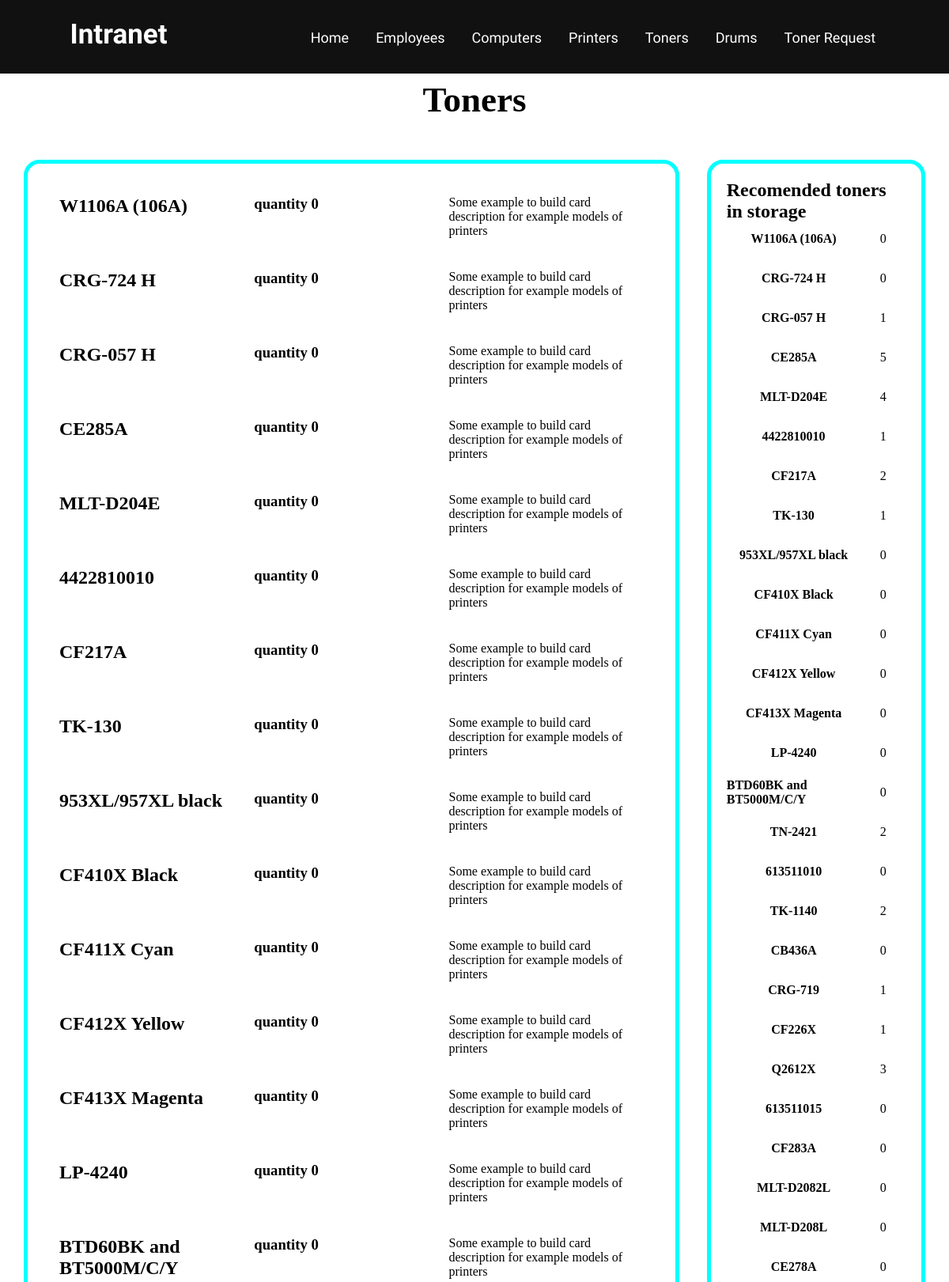
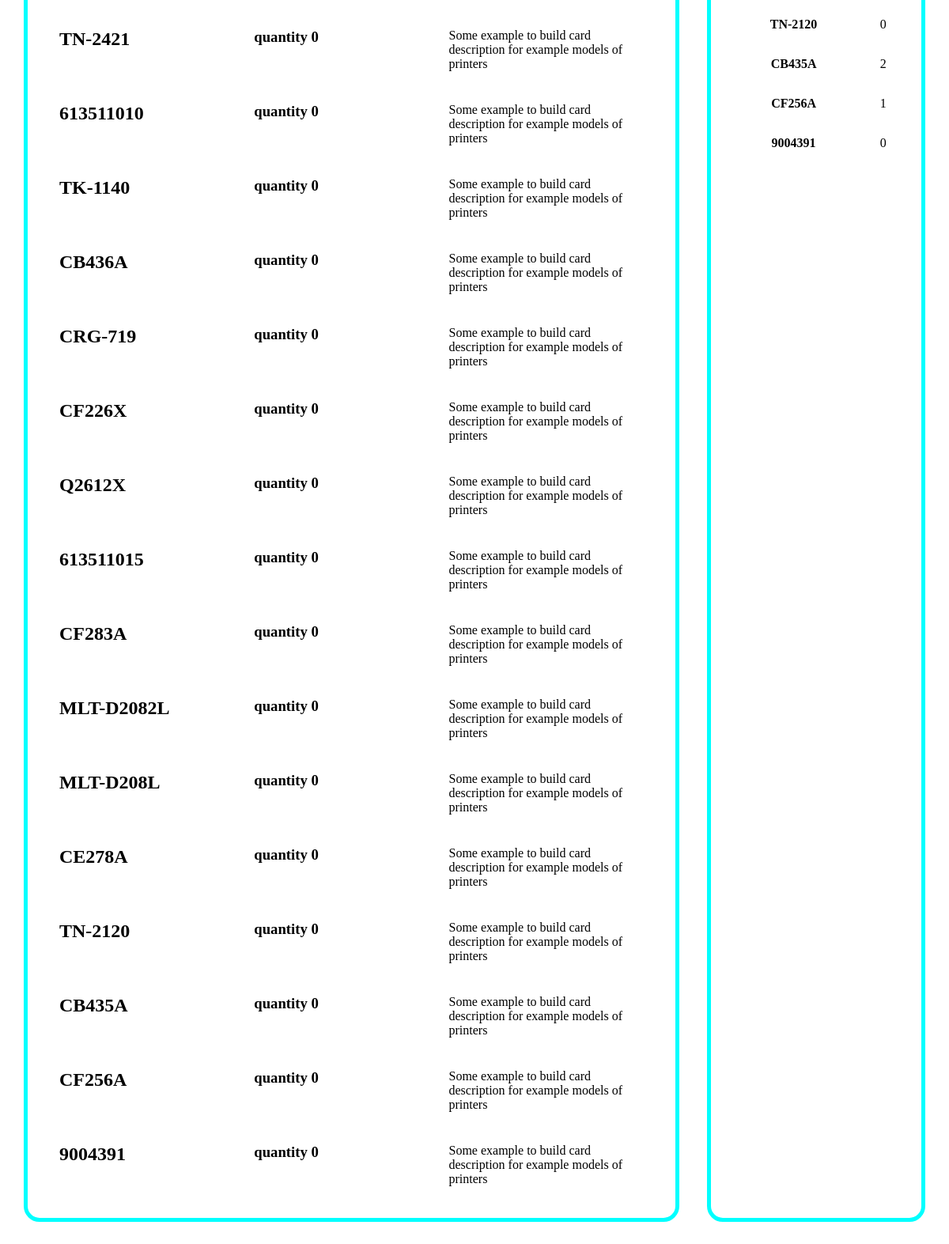
Screenshot of /toners/ with the database file from the repository (2 pictures, top to bottom).
### app/models.py (models this page shows, shortened)
class Toner(models.Model):
    manufacturer = models.CharField(max_length=32)
    model = models.CharField(max_length=32)
    quantity = models.IntegerField()
    recomended_quantity = models.IntegerField()
    document = models.FileField(upload_to='uploads/%Y%m%d/', blank=True, null=True)

### app/views.py (the view)
# urls.py: path('toners/', toners, name='toners'),
def toners(request):
    toners = Toner.objects.all()
    context = {
        'toners': toners,
    }
    return render(request, 'toners.html', context)

### templates/toners.html
{% extends "index.html" %}
{% load static %}
{% block content %}
<h1 class="title">Toners</h1>
<section class="toners">
    <article  class="toner-left">
        {% for toner in toners %}
            <article class="toner-body">
                <h2 class="card-title">{{ toner.model}}</h2>
                <h3 class="card-subtitle">quantity {{ toner.quantity }}</h3>
                <p class="card-text">Some example to build card description for example models of printers</p>
            </article>
        {% endfor %}
    </article>
    <article class="toner-right">
        <h2>Recomended toners in storage</h2>
        <div class="card-body">
            {% for toner in toners %}
                <h4>{{ toner.model }}</h4>
                <p>{{ toner.recomended_quantity }}</p>
            {% endfor %}
        </div>
    </article>
</section>
{% endblock content %}

### static/css/style.css (style rules this page uses)
* { margin: 0; padding: 0; box-sizing: border-box; text-decoration: none; list-style: none; }
html { scroll-behavior: smooth; }
.title { display: flex; justify-content: center; font-size: 45px; }

### static/css/common.css (style rules this page uses)
.toners, .drums { display: grid; grid-template-columns: 3fr 1fr; column-gap: 35px; row-gap: 35px; justify-content: center; margin: 50px 30px 30px 30px; }
.toner-right, .drum-right { display: grid; grid-template-rows: 50px 3fr; padding: 20px; border: 5px solid aqua; border-radius: 20px; }
.toner-right .card-body, .drum-right .card-body { display: grid; grid-template-columns: 3fr 1fr; grid-auto-rows: 50px; align-items: center; justify-items: center; }
.toner-left, .drum-left { display: grid; padding: 20px; border: 5px solid aqua; border-radius: 20px; }
.toner-left .toner-body, .drum-left .drum-body { display: grid; grid-template-columns: 1fr 1fr 1fr; align-content: center; margin: 20px; }

### rows the page displays
Toner: model "W1106A (106A)", quantity "0", recomended_quantity "0"
Toner: model "CRG-724 H", quantity "0", recomended_quantity "0"
Toner: model "CRG-057 H", quantity "0", recomended_quantity "1"
Toner: model "CE285A", quantity "0", recomended_quantity "5"
Toner: model "MLT-D204E", quantity "0", recomended_quantity "4"
Toner: model "4422810010", quantity "0", recomended_quantity "1"
Toner: model "CF217A", quantity "0", recomended_quantity "2"
Toner: model "TK-130", quantity "0", recomended_quantity "1"
Toner: model "953XL/957XL black", quantity "0", recomended_quantity "0"
Toner: model "CF410X Black", quantity "0", recomended_quantity "0"
Toner: model "CF411X Cyan", quantity "0", recomended_quantity "0"
Toner: model "CF412X Yellow", quantity "0", recomended_quantity "0"
Toner: model "CF413X Magenta", quantity "0", recomended_quantity "0"
Toner: model "LP-4240", quantity "0", recomended_quantity "0"
Toner: model "BTD60BK and BT5000M/C/Y", quantity "0", recomended_quantity "0"
Toner: model "TN-2421", quantity "0", recomended_quantity "2"
Toner: model "613511010", quantity "0", recomended_quantity "0"
Toner: model "TK-1140", quantity "0", recomended_quantity "2"
Toner: model "CB436A", quantity "0", recomended_quantity "0"
Toner: model "CRG-719", quantity "0", recomended_quantity "1"
Toner: model "CF226X", quantity "0", recomended_quantity "1"
Toner: model "Q2612X", quantity "0", recomended_quantity "3"
Toner: model "613511015", quantity "0", recomended_quantity "0"
Toner: model "CF283A", quantity "0", recomended_quantity "0"
Toner: model "MLT-D2082L", quantity "0", recomended_quantity "0"
Toner: model "MLT-D208L", quantity "0", recomended_quantity "0"
Toner: model "CE278A", quantity "0", recomended_quantity "0"
Toner: model "TN-2120", quantity "0", recomended_quantity "0"
Toner: model "CB435A", quantity "0", recomended_quantity "2"
Toner: model "CF256A", quantity "0", recomended_quantity "1"
Toner: model "9004391", quantity "0", recomended_quantity "0"
